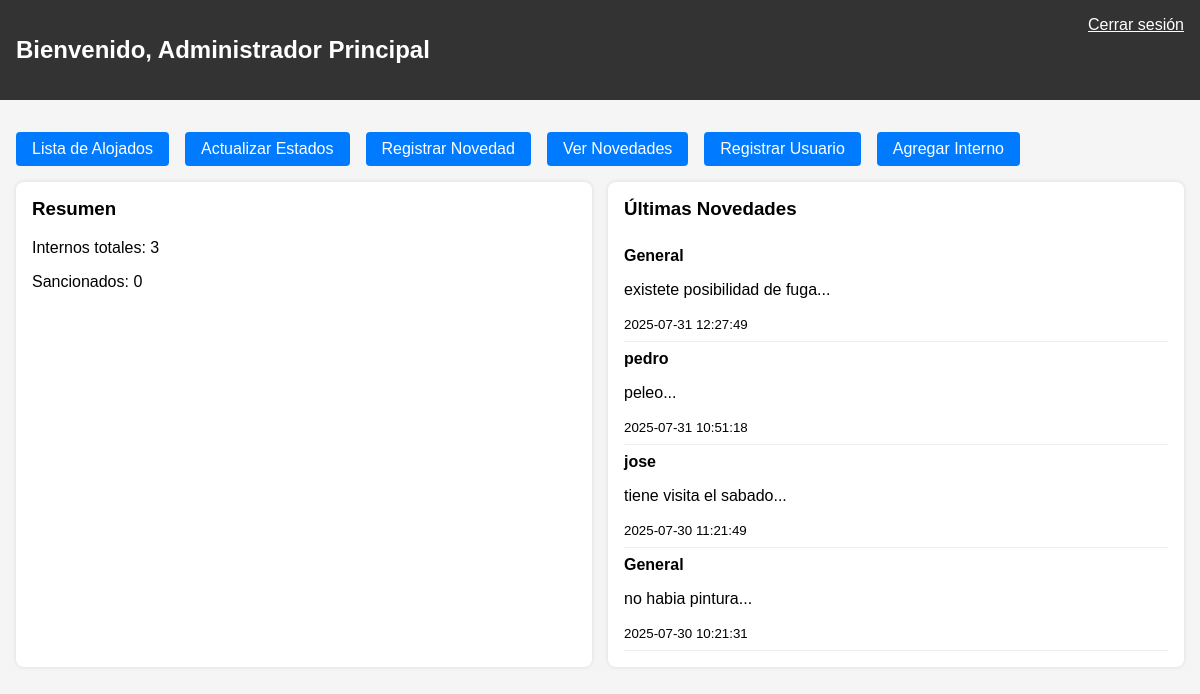
The app's page /index.php (signed in) with its own data.
### tables this page shows
CREATE TABLE `notas` (
  `id` int(11) NOT NULL,
  `usuario_id` int(11) DEFAULT NULL,
  `nota` text NOT NULL,
  `tipo` varchar(50) NOT NULL,
  `severidad` int(11) NOT NULL DEFAULT 1,
  `creado_por` int(11) NOT NULL,
  `fecha_incidente` datetime NOT NULL,
  `fecha_registro` timestamp NOT NULL DEFAULT current_timestamp()
);

CREATE TABLE `personas` (
  `id` int(11) NOT NULL,
  `nombre` varchar(100) NOT NULL,
  `edad` int(11) DEFAULT NULL CHECK (`edad` between 12 and 100),
  `causa` text NOT NULL,
  `estado` enum('condenado','procesado') NOT NULL,
  `sancionado` enum('sancionado','no_sancionado') DEFAULT 'no_sancionado',
  `fecha_sancion` date DEFAULT NULL,
  `historial_delictivo` text DEFAULT NULL,
  `fecha_ingreso` date DEFAULT curdate(),
  `created_at` timestamp NOT NULL DEFAULT current_timestamp(),
  `ubicacion` varchar(50) NOT NULL DEFAULT 'Pabellón A',
  `tiempo_condena` varchar(20) NOT NULL,
  `nivel_riesgo` enum('Bajo','Medio','Alto','Máximo') NOT NULL DEFAULT 'Medio',
  `sanciones` text DEFAULT NULL,
  `ranchograma` text DEFAULT NULL COMMENT 'Relaciones con otros internos (JSON)'
);

### index.php (the view, shortened to what this page needs)
<?php
$conexion = conectarBaseDeDatos();
$total_internos = $conexion->query("SELECT COUNT(*) as total FROM personas")->fetch_assoc()['total'];
$total_sancionados = $conexion->query("SELECT COUNT(*) as total FROM personas WHERE sancionado = 'sancionado'")->fetch_assoc()['total'];
$sql_notas = "SELECT n.nota, p.nombre, n.fecha_registro as fecha
              FROM notas n
              LEFT JOIN personas p ON n.usuario_id = p.id
              ORDER BY n.fecha_registro DESC
              LIMIT 5";
$ultimas_notas = $conexion->query($sql_notas);
?>
<!DOCTYPE html>
<html>
<head>
</head>
<body>
    <div class="header">
        <h2>Bienvenido, <?= htmlspecialchars($_SESSION['nombre']) ?></h2>
        <a href="logout.php" style="color: white;">Cerrar sesión</a>
    </div>
    <div class="container">
        <div class="menu">
            <a href="listadealojados.php">Lista de Alojados</a>
            <a href="actualizar_estado.php">Actualizar Estados</a>
            <a href="cargar_nota.php">Registrar Novedad</a>
            <a href="ver_notas.php">Ver Novedades</a>
            <?php if ($_SESSION['rol'] === 'admin'): ?>
                <a href="registrar_usuario.php">Registrar Usuario</a>
                <a href="agregarpersona.php">Agregar Interno</a>
            <?php endif; ?>
        </div>
        <div class="grid">
            <div class="card">
                <h3>Resumen</h3>
                <p>Internos totales: <?= $total_internos ?></p>
                <p>Sancionados: <?= $total_sancionados ?></p>
            </div>
            <div class="card">
                <h3>Últimas Novedades</h3>
                <?php while($nota = $ultimas_notas->fetch_assoc()): ?>
                    <div class="nota-item">
                        <strong><?= htmlspecialchars($nota['nombre'] ?: 'General') ?></strong>
                        <p><?= htmlspecialchars(substr($nota['nota'], 0, 50)) ?>...</p>
                        <small><?= htmlspecialchars($nota['fecha']) ?></small>
                    </div>
                <?php endwhile; ?>
            </div>
        </div>
    </div>
</body>
</html>

### index.php (style rules this page uses)
body { font-family: Arial, sans-serif; margin: 0; padding: 0; background: #f5f5f5; }
.header { background: #333; color: white; padding: 1rem; display: flex; justify-content: space-between; }
.container { padding: 1rem; }
.card { background: white; border-radius: 8px; box-shadow: 0 0 5px rgba(0,0,0,0.1); padding: 1rem; margin-bottom: 1rem; }
.card h3 { margin-top: 0; }
.grid { display: grid; grid-template-columns: repeat(auto-fit, minmax(300px, 1fr)); gap: 1rem; }
.menu { display: flex; gap: 1rem; margin: 1rem 0; }
.menu a { text-decoration: none; background: #007bff; color: white; padding: 0.5rem 1rem; border-radius: 4px; }
.nota-item { border-bottom: 1px solid #eee; padding: 0.5rem 0; }

### records on screen
notas: nombre "General", nota "existete posibilidad de fuga", fecha_registro "2025-07-31 12:27:49"
notas: usuario.nombre "pedro", nota "peleo", fecha_registro "2025-07-31 10:51:18"
notas: usuario.nombre "jose", nota "tiene visita el sabado", fecha_registro "2025-07-30 11:21:49"
notas: nombre "General", nota "no habia pintura", fecha_registro "2025-07-30 10:21:31"

### other values on screen
$_SESSION['nombre'] "Administrador Principal"
$total_internos "3"
$total_sancionados "0"
